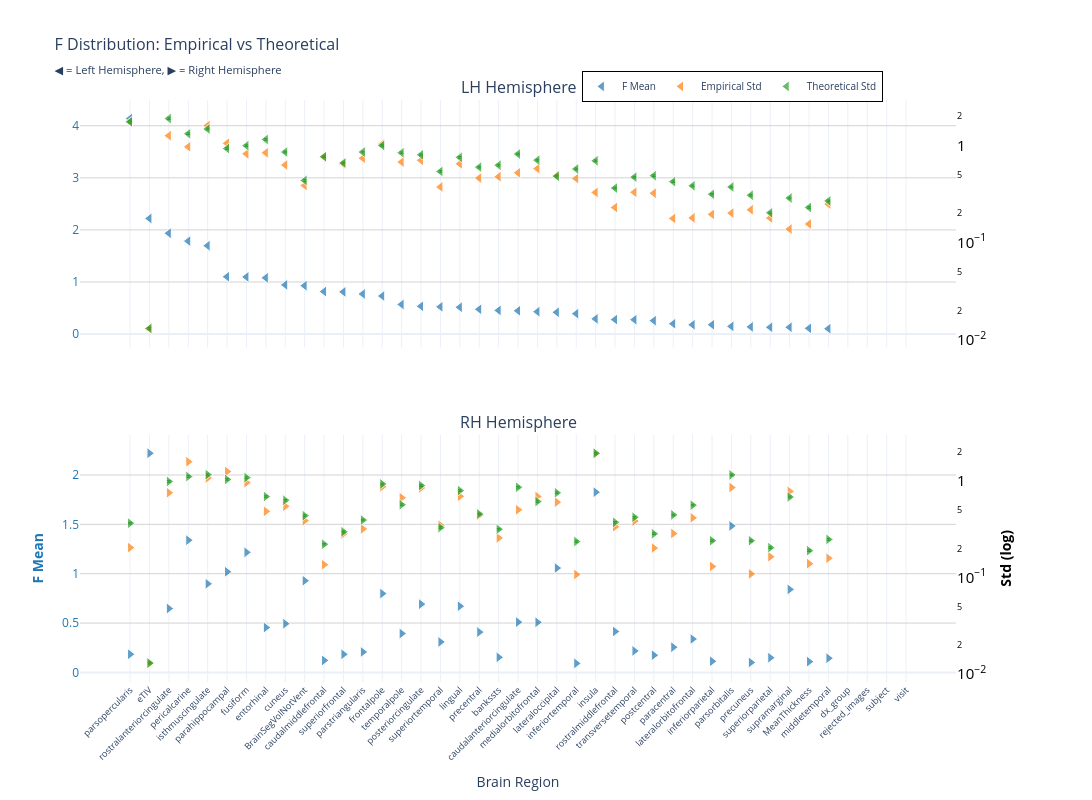
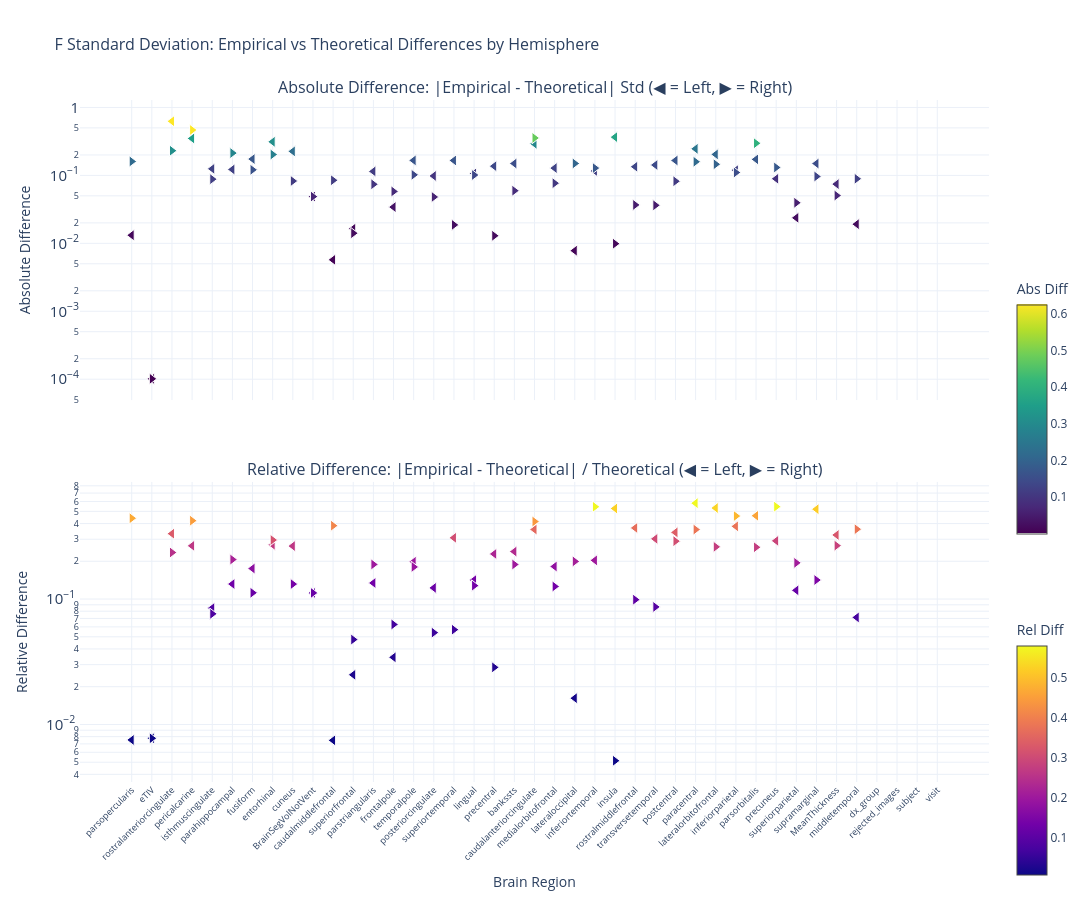

Here is the notebook cell these charts were saved with, in order:
### Markdown cell above
### F-statistic

### Code cell
nu_nav = df_npvr[(df_npvr["study"] == "longitudinal") & (df_npvr["group"] == "HC-PD")]
data_path = stats_dir / f"ancova_longitudinal_{METRIC}.parquet"
df, stats = get_test_stats(
    data_path,
    stat_functions_F,
    nu_nav,
    hemisphere=True,
    study="longitudinal",
    raw_values=True,
)
show_figure(stats, hemisphere=True, stat_name="F", study="longitudinal", metric=METRIC)

### Figure 1 — Plotly figure (JSON) as saved in the notebook; plotly's stock layout.template omitted (floating-point values rounded to 4 significant figures)
{"data": [{"hovertemplate": "<b>%{x}</b><br>Mean F: %{y:.2f}<br><extra></extra>", "legendgroup": "mean", "marker": {"color": "#1f77b4", "line": {"color": "white", "width": 1}, "opacity": 0.7, "size": 10, "symbol": "triangle-left"}, "mode": "markers", "name": "F Mean", "showlegend": true, "type": "scatter", "x": ["parsopercularis", "eTIV", "rostralanteriorcingulate", "pericalcarine", "isthmuscingulate", "parahippocampal", "fusiform", "entorhinal", "cuneus", "BrainSegVolNotVent", "caudalmiddlefrontal", "superiorfrontal", "parstriangularis", "frontalpole", "temporalpole", "posteriorcingulate", "superiortemporal", "lingual", "precentral", "bankssts", "caudalanteriorcingulate", "medialorbitofrontal", "lateraloccipital", "inferiortemporal", "insula", "rostralmiddlefrontal", "transversetemporal", "postcentral", "paracentral", "lateralorbitofrontal", "inferiorparietal", "parsorbitalis", "precuneus", "superiorparietal", "supramarginal", "MeanThickness", "middletemporal", "dx_group", "rejected_images", "subject", "visit"], "xaxis": "x", "y": [4.137, 2.22, 1.936, 1.785, 1.697, 1.101, 1.098, 1.08, 0.9446, 0.929, 0.8163, 0.8101, 0.7702, 0.7308, 0.5688, 0.5341, 0.5232, 0.515, 0.4757, 0.4545, 0.4473, 0.4301, 0.4181, 0.3919, 0.2921, 0.2786, 0.2764, 0.2577, 0.1986, 0.1791, 0.1786, 0.1481, 0.1382, 0.1307, 0.1305, 0.1101, 0.1028, NaN, NaN, NaN, NaN], "yaxis": "y"}, {"hovertemplate": "<b>%{x}</b><br>Empirical Std: %{y:.3f}<br><extra></extra>", "legendgroup": "empirical", "marker": {"color": "#ff7f0e", "line": {"color": "white", "width": 1}, "opacity": 0.7, "size": 10, "symbol": "triangle-left"}, "mode": "markers", "name": "Empirical Std", "showlegend": true, "type": "scatter", "x": ["parsopercularis", "eTIV", "rostralanteriorcingulate", "pericalcarine", "isthmuscingulate", "parahippocampal", "fusiform", "entorhinal", "cuneus", "BrainSegVolNotVent", "caudalmiddlefrontal", "superiorfrontal", "parstriangularis", "frontalpole", "temporalpole", "posteriorcingulate", "superiortemporal", "lingual", "precentral", "bankssts", "caudalanteriorcingulate", "medialorbitofrontal", "lateraloccipital", "inferiortemporal", "insula", "rostralmiddlefrontal", "transversetemporal", "postcentral", "paracentral", "lateralorbitofrontal", "inferiorparietal", "parsorbitalis", "precuneus", "superiorparietal", "supramarginal", "MeanThickness", "middletemporal", "dx_group", "rejected_images", "subject", "visit"], "xaxis": "x", "y": [1.736, 0.01295, 1.259, 0.9669, 1.597, 1.051, 0.8191, 0.8381, 0.6277, 0.3868, 0.7591, 0.6426, 0.7382, 1.03, 0.6729, 0.7013, 0.3729, 0.6462, 0.4602, 0.4755, 0.522, 0.5762, 0.4887, 0.4551, 0.3276, 0.2293, 0.3286, 0.3216, 0.177, 0.1793, 0.1947, 0.2008, 0.2172, 0.1784, 0.1374, 0.155, 0.249, NaN, NaN, NaN, NaN], "yaxis": "y2"}, {"error_y": {"array": [0.03476, 0.0002593, 0.03747, 0.02616, 0.02925, 0.01844, 0.01973, 0.02285, 0.01696, 0.008655, 0.0152, 0.01309, 0.01694, 0.01979, 0.01667, 0.01589, 0.01071, 0.01496, 0.01186, 0.01242, 0.01617, 0.01399, 0.009556, 0.01135, 0.01378, 0.00722, 0.009355, 0.009685, 0.008406, 0.007612, 0.006241, 0.007409, 0.006089, 0.004015, 0.005697, 0.004558, 0.005327, NaN, NaN, NaN, NaN], "arrayminus": [0.03407, 0.0002542, 0.03673, 0.02564, 0.02867, 0.01808, 0.01934, 0.0224, 0.01662, 0.008483, 0.0149, 0.01283, 0.01661, 0.0194, 0.01634, 0.01557, 0.01049, 0.01466, 0.01162, 0.01217, 0.01585, 0.01371, 0.009367, 0.01113, 0.0135, 0.007077, 0.00917, 0.009493, 0.008239, 0.007461, 0.006117, 0.007262, 0.005968, 0.003936, 0.005584, 0.004468, 0.005221, NaN, NaN, NaN, NaN], "color": "#2ca02c", "thickness": 1, "type": "data", "visible": true, "width": 2}, "hovertemplate": "<b>%{x}</b><br>Theoretical Std: %{y:.3f}<br><extra></extra>", "legendgroup": "theoretical", "marker": {"color": "#2ca02c", "line": {"color": "white", "width": 1}, "opacity": 0.7, "size": 10, "symbol": "triangle-left"}, "mode": "markers", "name": "Theoretical Std", "showlegend": true, "type": "scatter", "x": ["parsopercularis", "eTIV", "rostralanteriorcingulate", "pericalcarine", "isthmuscingulate", "parahippocampal", "fusiform", "entorhinal", "cuneus", "BrainSegVolNotVent", "caudalmiddlefrontal", "superiorfrontal", "parstriangularis", "frontalpole", "temporalpole", "posteriorcingulate", "superiortemporal", "lingual", "precentral", "bankssts", "caudalanteriorcingulate", "medialorbitofrontal", "lateraloccipital", "inferiortemporal", "insula", "rostralmiddlefrontal", "transversetemporal", "postcentral", "paracentral", "lateralorbitofrontal", "inferiorparietal", "parsorbitalis", "precuneus", "superiorparietal", "supramarginal", "MeanThickness", "middletemporal", "dx_group", "rejected_images", "subject", "visit"], "xaxis": "x", "y": [1.749, 0.01305, 1.886, 1.317, 1.472, 0.9283, 0.9931, 1.15, 0.8535, 0.4356, 0.7648, 0.659, 0.8528, 0.996, 0.8392, 0.7995, 0.5388, 0.7529, 0.5968, 0.625, 0.8139, 0.7042, 0.4809, 0.5714, 0.6933, 0.3634, 0.4708, 0.4874, 0.4231, 0.3831, 0.3141, 0.3729, 0.3065, 0.2021, 0.2867, 0.2294, 0.2681, NaN, NaN, NaN, NaN], "yaxis": "y2"}, {"hovertemplate": "<b>%{x}</b><br>Mean F: %{y:.2f}<br><extra></extra>", "legendgroup": "mean", "marker": {"color": "#1f77b4", "line": {"color": "white", "width": 1}, "opacity": 0.7, "size": 10, "symbol": "triangle-right"}, "mode": "markers", "name": "F Mean", "showlegend": false, "type": "scatter", "x": ["eTIV", "insula", "parsorbitalis", "pericalcarine", "fusiform", "lateraloccipital", "parahippocampal", "BrainSegVolNotVent", "isthmuscingulate", "supramarginal", "frontalpole", "posteriorcingulate", "lingual", "rostralanteriorcingulate", "caudalanteriorcingulate", "medialorbitofrontal", "cuneus", "entorhinal", "rostralmiddlefrontal", "precentral", "temporalpole", "lateralorbitofrontal", "superiortemporal", "paracentral", "transversetemporal", "parstriangularis", "parsopercularis", "superiorfrontal", "postcentral", "bankssts", "superiorparietal", "middletemporal", "caudalmiddlefrontal", "inferiorparietal", "MeanThickness", "precuneus", "inferiortemporal", "dx_group", "rejected_images", "subject", "visit"], "xaxis": "x2", "y": [2.22, 1.826, 1.484, 1.339, 1.216, 1.057, 1.019, 0.929, 0.8974, 0.8406, 0.7983, 0.6917, 0.6708, 0.6468, 0.5092, 0.5074, 0.4932, 0.4543, 0.4145, 0.4082, 0.3938, 0.338, 0.3086, 0.2553, 0.2177, 0.2071, 0.1837, 0.1834, 0.1744, 0.1526, 0.149, 0.1433, 0.1216, 0.1125, 0.1091, 0.1006, 0.0914, NaN, NaN, NaN, NaN], "yaxis": "y3"}, {"hovertemplate": "<b>%{x}</b><br>Empirical Std: %{y:.3f}<br><extra></extra>", "legendgroup": "empirical", "marker": {"color": "#ff7f0e", "line": {"color": "white", "width": 1}, "opacity": 0.7, "size": 10, "symbol": "triangle-right"}, "mode": "markers", "name": "Empirical Std", "showlegend": false, "type": "scatter", "x": ["eTIV", "insula", "parsorbitalis", "pericalcarine", "fusiform", "lateraloccipital", "parahippocampal", "BrainSegVolNotVent", "isthmuscingulate", "supramarginal", "frontalpole", "posteriorcingulate", "lingual", "rostralanteriorcingulate", "caudalanteriorcingulate", "medialorbitofrontal", "cuneus", "entorhinal", "rostralmiddlefrontal", "precentral", "temporalpole", "lateralorbitofrontal", "superiortemporal", "paracentral", "transversetemporal", "parstriangularis", "parsopercularis", "superiorfrontal", "postcentral", "bankssts", "superiorparietal", "middletemporal", "caudalmiddlefrontal", "inferiorparietal", "MeanThickness", "precuneus", "inferiortemporal", "dx_group", "rejected_images", "subject", "visit"], "xaxis": "x2", "y": [0.01295, 1.912, 0.8508, 1.57, 0.956, 0.6007, 1.245, 0.3868, 1.067, 0.776, 0.868, 0.8433, 0.6897, 0.7513, 0.5007, 0.6858, 0.5455, 0.4826, 0.3348, 0.4397, 0.6668, 0.4133, 0.3463, 0.2845, 0.3829, 0.3179, 0.2035, 0.2824, 0.2012, 0.256, 0.1638, 0.1581, 0.1357, 0.13, 0.1389, 0.1089, 0.1072, NaN, NaN, NaN, NaN], "yaxis": "y4"}, {"error_y": {"array": [0.0002593, 0.03819, 0.02281, 0.02195, 0.0214, 0.01491, 0.0205, 0.008655, 0.02295, 0.0135, 0.0184, 0.01771, 0.01571, 0.01952, 0.01701, 0.0121, 0.01248, 0.01362, 0.007383, 0.008993, 0.01122, 0.01111, 0.006511, 0.008809, 0.008329, 0.007787, 0.007231, 0.005892, 0.005627, 0.00627, 0.004041, 0.004913, 0.004381, 0.004774, 0.003762, 0.004763, 0.004675, NaN, NaN, NaN, NaN], "arrayminus": [0.0002542, 0.03743, 0.02236, 0.02151, 0.02097, 0.01462, 0.02009, 0.008483, 0.02249, 0.01324, 0.01804, 0.01736, 0.0154, 0.01913, 0.01667, 0.01186, 0.01223, 0.01335, 0.007237, 0.008815, 0.011, 0.01089, 0.006381, 0.008634, 0.008164, 0.007633, 0.007087, 0.005775, 0.005515, 0.006145, 0.003961, 0.004815, 0.004294, 0.004679, 0.003688, 0.004669, 0.004582, NaN, NaN, NaN, NaN], "color": "#2ca02c", "thickness": 1, "type": "data", "visible": true, "width": 2}, "hovertemplate": "<b>%{x}</b><br>Theoretical Std: %{y:.3f}<br><extra></extra>", "legendgroup": "theoretical", "marker": {"color": "#2ca02c", "line": {"color": "white", "width": 1}, "opacity": 0.7, "size": 10, "symbol": "triangle-right"}, "mode": "markers", "name": "Theoretical Std", "showlegend": false, "type": "scatter", "x": ["eTIV", "insula", "parsorbitalis", "pericalcarine", "fusiform", "lateraloccipital", "parahippocampal", "BrainSegVolNotVent", "isthmuscingulate", "supramarginal", "frontalpole", "posteriorcingulate", "lingual", "rostralanteriorcingulate", "caudalanteriorcingulate", "medialorbitofrontal", "cuneus", "entorhinal", "rostralmiddlefrontal", "precentral", "temporalpole", "lateralorbitofrontal", "superiortemporal", "paracentral", "transversetemporal", "parstriangularis", "parsopercularis", "superiorfrontal", "postcentral", "bankssts", "superiorparietal", "middletemporal", "caudalmiddlefrontal", "inferiorparietal", "MeanThickness", "precuneus", "inferiortemporal", "dx_group", "rejected_images", "subject", "visit"], "xaxis": "x2", "y": [0.01305, 1.922, 1.148, 1.105, 1.077, 0.7505, 1.032, 0.4356, 1.155, 0.6796, 0.9261, 0.8914, 0.7909, 0.9822, 0.856, 0.6091, 0.6282, 0.6853, 0.3716, 0.4526, 0.5649, 0.5591, 0.3277, 0.4433, 0.4192, 0.3919, 0.3639, 0.2965, 0.2832, 0.3155, 0.2034, 0.2473, 0.2205, 0.2403, 0.1894, 0.2397, 0.2353, NaN, NaN, NaN, NaN], "yaxis": "y4"}], "layout": {"annotations": [{"font": {"size": 16}, "showarrow": false, "text": "LH Hemisphere", "x": 0.47, "xanchor": "center", "xref": "paper", "y": 1, "yanchor": "bottom", "yref": "paper"}, {"font": {"size": 16}, "showarrow": false, "text": "RH Hemisphere", "x": 0.47, "xanchor": "center", "xref": "paper", "y": 0.425, "yanchor": "bottom", "yref": "paper"}], "height": 800, "hovermode": "x", "legend": {"bgcolor": "rgba(255, 255, 255, 0.9)", "bordercolor": "black", "borderwidth": 1, "font": {"size": 10}, "orientation": "h", "x": 0.7, "xanchor": "center", "y": 1.05}, "title": {"font": {"size": 16}, "text": "F Distribution: Empirical vs Theoretical<br><sub>◀ = Left Hemisphere, ▶ = Right Hemisphere</sub>"}, "width": 1400, "xaxis": {"anchor": "y", "domain": [0, 0.94], "matches": "x2", "showticklabels": false}, "xaxis2": {"anchor": "y3", "domain": [0, 0.94], "tickangle": -45, "tickfont": {"size": 9}, "title": {"text": "Brain Region"}}, "yaxis": {"anchor": "x", "domain": [0.575, 1], "gridcolor": "lightgray", "showgrid": true, "tickfont": {"color": "#1f77b4"}, "title": {"font": {"color": "#1f77b4"}, "text": ""}}, "yaxis2": {"anchor": "x", "exponentformat": "power", "overlaying": "y", "showgrid": false, "side": "right", "tickfont": {"color": "black"}, "title": {"font": {"color": "black"}, "text": ""}, "type": "log"}, "yaxis3": {"anchor": "x2", "domain": [0, 0.425], "gridcolor": "lightgray", "showgrid": true, "tickfont": {"color": "#1f77b4"}, "title": {"font": {"color": "#1f77b4"}, "text": "<b>F Mean</b>"}}, "yaxis4": {"anchor": "x2", "exponentformat": "power", "overlaying": "y3", "showgrid": false, "side": "right", "tickfont": {"color": "black"}, "title": {"font": {"color": "black"}, "text": "<b>Std (log)</b>"}, "type": "log"}}}

### Figure 2 — Plotly figure (JSON) as saved in the notebook; plotly's stock layout.template omitted (floating-point values rounded to 4 significant figures)
{"data": [{"hovertemplate": "<b>%{x}</b><br>Hemisphere: %{text}<br>Abs Diff: %{y:.4f}<br><extra></extra>", "legendgroup": "abs_lh", "marker": {"color": [0.01316, 0.0001012, 0.6264, 0.3497, 0.1248, 0.1223, 0.1739, 0.312, 0.2258, 0.04876, 0.005715, 0.0164, 0.1146, 0.03416, 0.1663, 0.09816, 0.1659, 0.1067, 0.1367, 0.1495, 0.292, 0.128, 0.007792, 0.1163, 0.3657, 0.1341, 0.1422, 0.1658, 0.246, 0.2038, 0.1194, 0.1721, 0.08922, 0.02372, 0.1493, 0.0744, 0.01914, NaN, NaN, NaN, NaN], "colorbar": {"len": 0.4, "title": {"text": "Abs Diff"}, "y": 0.75, "yanchor": "top"}, "colorscale": [[0, "#440154"], [0.1111, "#482878"], [0.2222, "#3e4989"], [0.3333, "#31688e"], [0.4444, "#26828e"], [0.5556, "#1f9e89"], [0.6667, "#35b779"], [0.7778, "#6ece58"], [0.8889, "#b5de2b"], [1, "#fde725"]], "line": {"color": "white", "width": 1}, "showscale": true, "size": 10, "symbol": "triangle-left"}, "mode": "markers", "name": "Absolute (lh)", "showlegend": false, "text": ["lh", "lh", "lh", "lh", "lh", "lh", "lh", "lh", "lh", "lh", "lh", "lh", "lh", "lh", "lh", "lh", "lh", "lh", "lh", "lh", "lh", "lh", "lh", "lh", "lh", "lh", "lh", "lh", "lh", "lh", "lh", "lh", "lh", "lh", "lh", "lh", "lh", "lh", "lh", "lh", "lh"], "type": "scatter", "x": ["parsopercularis", "eTIV", "rostralanteriorcingulate", "pericalcarine", "isthmuscingulate", "parahippocampal", "fusiform", "entorhinal", "cuneus", "BrainSegVolNotVent", "caudalmiddlefrontal", "superiorfrontal", "parstriangularis", "frontalpole", "temporalpole", "posteriorcingulate", "superiortemporal", "lingual", "precentral", "bankssts", "caudalanteriorcingulate", "medialorbitofrontal", "lateraloccipital", "inferiortemporal", "insula", "rostralmiddlefrontal", "transversetemporal", "postcentral", "paracentral", "lateralorbitofrontal", "inferiorparietal", "parsorbitalis", "precuneus", "superiorparietal", "supramarginal", "MeanThickness", "middletemporal", "dx_group", "rejected_images", "subject", "visit"], "xaxis": "x", "y": [0.01316, 0.0001012, 0.6264, 0.3497, 0.1248, 0.1223, 0.1739, 0.312, 0.2258, 0.04876, 0.005715, 0.0164, 0.1146, 0.03416, 0.1663, 0.09816, 0.1659, 0.1067, 0.1367, 0.1495, 0.292, 0.128, 0.007792, 0.1163, 0.3657, 0.1341, 0.1422, 0.1658, 0.246, 0.2038, 0.1194, 0.1721, 0.08922, 0.02372, 0.1493, 0.0744, 0.01914, NaN, NaN, NaN, NaN], "yaxis": "y"}, {"hovertemplate": "<b>%{x}</b><br>Hemisphere: %{text}<br>Rel Diff: %{y:.2%}<br><extra></extra>", "legendgroup": "rel_lh", "marker": {"color": [0.007525, 0.007759, 0.3322, 0.2656, 0.08477, 0.1317, 0.1751, 0.2713, 0.2645, 0.1119, 0.007472, 0.02488, 0.1343, 0.0343, 0.1982, 0.1228, 0.3079, 0.1417, 0.229, 0.2392, 0.3587, 0.1818, 0.0162, 0.2035, 0.5275, 0.369, 0.302, 0.3402, 0.5816, 0.532, 0.38, 0.4615, 0.2911, 0.1174, 0.5208, 0.3243, 0.07139, NaN, NaN, NaN, NaN], "colorbar": {"len": 0.4, "title": {"text": "Rel Diff"}, "y": 0.25, "yanchor": "top"}, "colorscale": [[0, "#0d0887"], [0.1111, "#46039f"], [0.2222, "#7201a8"], [0.3333, "#9c179e"], [0.4444, "#bd3786"], [0.5556, "#d8576b"], [0.6667, "#ed7953"], [0.7778, "#fb9f3a"], [0.8889, "#fdca26"], [1, "#f0f921"]], "line": {"color": "white", "width": 1}, "showscale": true, "size": 10, "symbol": "triangle-left"}, "mode": "markers", "name": "Relative (lh)", "showlegend": false, "text": ["lh", "lh", "lh", "lh", "lh", "lh", "lh", "lh", "lh", "lh", "lh", "lh", "lh", "lh", "lh", "lh", "lh", "lh", "lh", "lh", "lh", "lh", "lh", "lh", "lh", "lh", "lh", "lh", "lh", "lh", "lh", "lh", "lh", "lh", "lh", "lh", "lh", "lh", "lh", "lh", "lh"], "type": "scatter", "x": ["parsopercularis", "eTIV", "rostralanteriorcingulate", "pericalcarine", "isthmuscingulate", "parahippocampal", "fusiform", "entorhinal", "cuneus", "BrainSegVolNotVent", "caudalmiddlefrontal", "superiorfrontal", "parstriangularis", "frontalpole", "temporalpole", "posteriorcingulate", "superiortemporal", "lingual", "precentral", "bankssts", "caudalanteriorcingulate", "medialorbitofrontal", "lateraloccipital", "inferiortemporal", "insula", "rostralmiddlefrontal", "transversetemporal", "postcentral", "paracentral", "lateralorbitofrontal", "inferiorparietal", "parsorbitalis", "precuneus", "superiorparietal", "supramarginal", "MeanThickness", "middletemporal", "dx_group", "rejected_images", "subject", "visit"], "xaxis": "x2", "y": [0.007525, 0.007759, 0.3322, 0.2656, 0.08477, 0.1317, 0.1751, 0.2713, 0.2645, 0.1119, 0.007472, 0.02488, 0.1343, 0.0343, 0.1982, 0.1228, 0.3079, 0.1417, 0.229, 0.2392, 0.3587, 0.1818, 0.0162, 0.2035, 0.5275, 0.369, 0.302, 0.3402, 0.5816, 0.532, 0.38, 0.4615, 0.2911, 0.1174, 0.5208, 0.3243, 0.07139, NaN, NaN, NaN, NaN], "yaxis": "y2"}, {"hovertemplate": "<b>%{x}</b><br>Hemisphere: %{text}<br>Abs Diff: %{y:.4f}<br><extra></extra>", "legendgroup": "abs_rh", "marker": {"color": [0.0001012, 0.009872, 0.2971, 0.4658, 0.1208, 0.1498, 0.2131, 0.04876, 0.088, 0.09638, 0.05807, 0.04813, 0.1012, 0.2309, 0.3553, 0.07673, 0.08268, 0.2027, 0.03674, 0.01292, 0.1019, 0.1458, 0.01868, 0.1588, 0.03628, 0.074, 0.1604, 0.0141, 0.08201, 0.05954, 0.03953, 0.08918, 0.08483, 0.1103, 0.0505, 0.1308, 0.128, NaN, NaN, NaN, NaN], "colorbar": {"len": 0.4, "title": {"text": "Abs Diff"}, "y": 0.75, "yanchor": "top"}, "colorscale": [[0, "#440154"], [0.1111, "#482878"], [0.2222, "#3e4989"], [0.3333, "#31688e"], [0.4444, "#26828e"], [0.5556, "#1f9e89"], [0.6667, "#35b779"], [0.7778, "#6ece58"], [0.8889, "#b5de2b"], [1, "#fde725"]], "line": {"color": "white", "width": 1}, "showscale": false, "size": 10, "symbol": "triangle-right"}, "mode": "markers", "name": "Absolute (rh)", "showlegend": false, "text": ["rh", "rh", "rh", "rh", "rh", "rh", "rh", "rh", "rh", "rh", "rh", "rh", "rh", "rh", "rh", "rh", "rh", "rh", "rh", "rh", "rh", "rh", "rh", "rh", "rh", "rh", "rh", "rh", "rh", "rh", "rh", "rh", "rh", "rh", "rh", "rh", "rh", "rh", "rh", "rh", "rh"], "type": "scatter", "x": ["eTIV", "insula", "parsorbitalis", "pericalcarine", "fusiform", "lateraloccipital", "parahippocampal", "BrainSegVolNotVent", "isthmuscingulate", "supramarginal", "frontalpole", "posteriorcingulate", "lingual", "rostralanteriorcingulate", "caudalanteriorcingulate", "medialorbitofrontal", "cuneus", "entorhinal", "rostralmiddlefrontal", "precentral", "temporalpole", "lateralorbitofrontal", "superiortemporal", "paracentral", "transversetemporal", "parstriangularis", "parsopercularis", "superiorfrontal", "postcentral", "bankssts", "superiorparietal", "middletemporal", "caudalmiddlefrontal", "inferiorparietal", "MeanThickness", "precuneus", "inferiortemporal", "dx_group", "rejected_images", "subject", "visit"], "xaxis": "x", "y": [0.0001012, 0.009872, 0.2971, 0.4658, 0.1208, 0.1498, 0.2131, 0.04876, 0.088, 0.09638, 0.05807, 0.04813, 0.1012, 0.2309, 0.3553, 0.07673, 0.08268, 0.2027, 0.03674, 0.01292, 0.1019, 0.1458, 0.01868, 0.1588, 0.03628, 0.074, 0.1604, 0.0141, 0.08201, 0.05954, 0.03953, 0.08918, 0.08483, 0.1103, 0.0505, 0.1308, 0.128, NaN, NaN, NaN, NaN], "yaxis": "y"}, {"hovertemplate": "<b>%{x}</b><br>Hemisphere: %{text}<br>Rel Diff: %{y:.2%}<br><extra></extra>", "legendgroup": "rel_rh", "marker": {"color": [0.007759, 0.005137, 0.2588, 0.4217, 0.1122, 0.1996, 0.2065, 0.1119, 0.0762, 0.1418, 0.06271, 0.05399, 0.1279, 0.2351, 0.4151, 0.126, 0.1316, 0.2958, 0.09888, 0.02854, 0.1804, 0.2608, 0.05701, 0.3583, 0.08655, 0.1888, 0.4409, 0.04754, 0.2896, 0.1887, 0.1944, 0.3607, 0.3847, 0.459, 0.2667, 0.5456, 0.5442, NaN, NaN, NaN, NaN], "colorbar": {"len": 0.4, "title": {"text": "Rel Diff"}, "y": 0.25, "yanchor": "top"}, "colorscale": [[0, "#0d0887"], [0.1111, "#46039f"], [0.2222, "#7201a8"], [0.3333, "#9c179e"], [0.4444, "#bd3786"], [0.5556, "#d8576b"], [0.6667, "#ed7953"], [0.7778, "#fb9f3a"], [0.8889, "#fdca26"], [1, "#f0f921"]], "line": {"color": "white", "width": 1}, "showscale": false, "size": 10, "symbol": "triangle-right"}, "mode": "markers", "name": "Relative (rh)", "showlegend": false, "text": ["rh", "rh", "rh", "rh", "rh", "rh", "rh", "rh", "rh", "rh", "rh", "rh", "rh", "rh", "rh", "rh", "rh", "rh", "rh", "rh", "rh", "rh", "rh", "rh", "rh", "rh", "rh", "rh", "rh", "rh", "rh", "rh", "rh", "rh", "rh", "rh", "rh", "rh", "rh", "rh", "rh"], "type": "scatter", "x": ["eTIV", "insula", "parsorbitalis", "pericalcarine", "fusiform", "lateraloccipital", "parahippocampal", "BrainSegVolNotVent", "isthmuscingulate", "supramarginal", "frontalpole", "posteriorcingulate", "lingual", "rostralanteriorcingulate", "caudalanteriorcingulate", "medialorbitofrontal", "cuneus", "entorhinal", "rostralmiddlefrontal", "precentral", "temporalpole", "lateralorbitofrontal", "superiortemporal", "paracentral", "transversetemporal", "parstriangularis", "parsopercularis", "superiorfrontal", "postcentral", "bankssts", "superiorparietal", "middletemporal", "caudalmiddlefrontal", "inferiorparietal", "MeanThickness", "precuneus", "inferiortemporal", "dx_group", "rejected_images", "subject", "visit"], "xaxis": "x2", "y": [0.007759, 0.005137, 0.2588, 0.4217, 0.1122, 0.1996, 0.2065, 0.1119, 0.0762, 0.1418, 0.06271, 0.05399, 0.1279, 0.2351, 0.4151, 0.126, 0.1316, 0.2958, 0.09888, 0.02854, 0.1804, 0.2608, 0.05701, 0.3583, 0.08655, 0.1888, 0.4409, 0.04754, 0.2896, 0.1887, 0.1944, 0.3607, 0.3847, 0.459, 0.2667, 0.5456, 0.5442, NaN, NaN, NaN, NaN], "yaxis": "y2"}], "layout": {"annotations": [{"font": {"size": 16}, "showarrow": false, "text": "Absolute Difference: |Empirical - Theoretical| Std (◀ = Left, ▶ = Right)", "x": 0.5, "xanchor": "center", "xref": "paper", "y": 1, "yanchor": "bottom", "yref": "paper"}, {"font": {"size": 16}, "showarrow": false, "text": "Relative Difference: |Empirical - Theoretical| / Theoretical (◀ = Left, ▶ = Right)", "x": 0.5, "xanchor": "center", "xref": "paper", "y": 0.44, "yanchor": "bottom", "yref": "paper"}], "height": 900, "hovermode": "x unified", "showlegend": false, "title": {"font": {"size": 16}, "text": "F Standard Deviation: Empirical vs Theoretical Differences by Hemisphere"}, "width": 1400, "xaxis": {"anchor": "y", "domain": [0, 1], "showticklabels": false}, "xaxis2": {"anchor": "y2", "domain": [0, 1], "tickangle": -45, "tickfont": {"size": 9}, "title": {"text": "Brain Region"}}, "yaxis": {"anchor": "x", "domain": [0.56, 1], "exponentformat": "power", "title": {"text": "Absolute Difference"}, "type": "log"}, "yaxis2": {"anchor": "x2", "domain": [0, 0.44], "exponentformat": "power", "title": {"text": "Relative Difference"}, "type": "log"}}}
